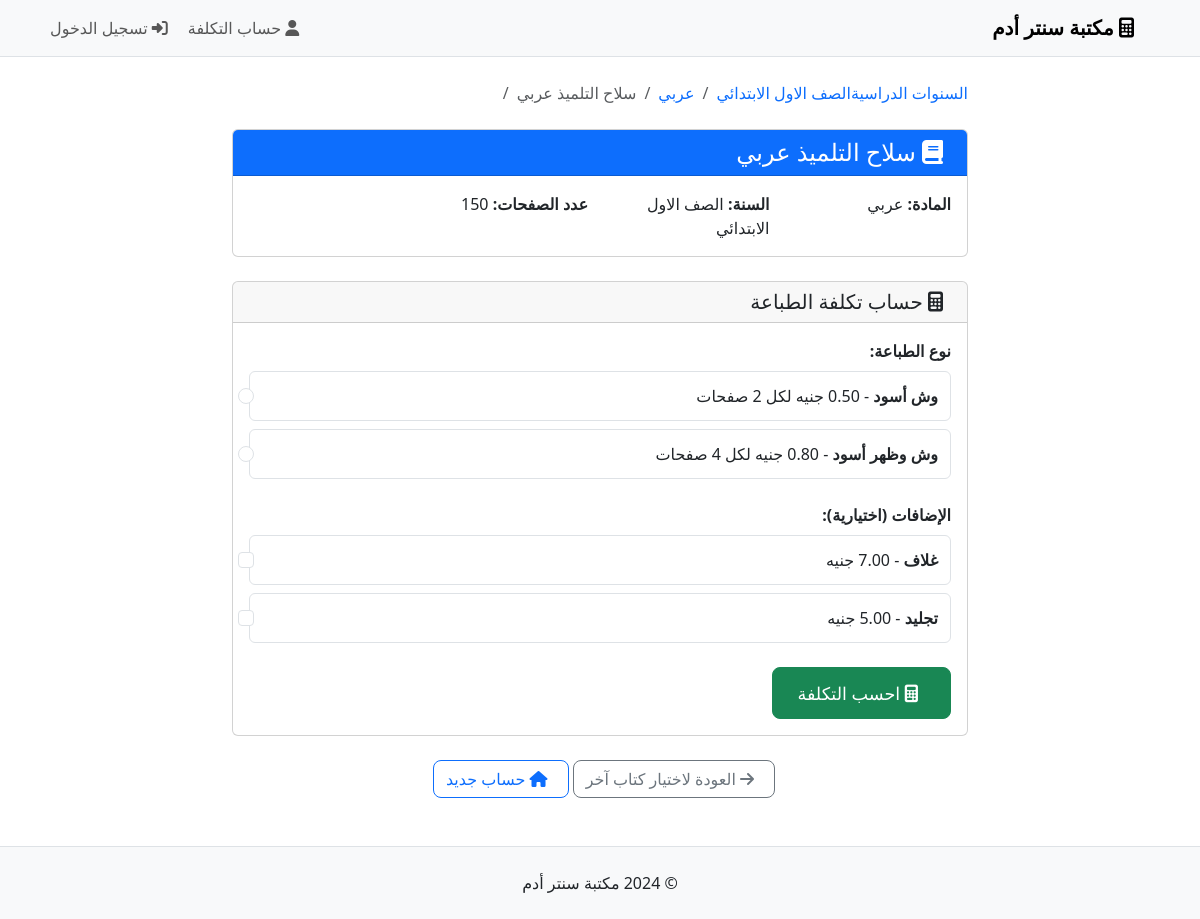
Screenshot of /user/book/1 with the database file from the repository.
### models.py (models this page shows, shortened)
class AcademicYear(db.Model):
    __tablename__ = 'academic_years'
    id = Column(Integer, primary_key=True)
    name = Column(String(100), nullable=False, unique=True)
    description = Column(Text)
    is_active = Column(Boolean, default=True)
    subjects = relationship('Subject', backref='academic_year', lazy=True, cascade='all, delete-orphan')

class Subject(db.Model):
    __tablename__ = 'subjects'
    id = Column(Integer, primary_key=True)
    name = Column(String(100), nullable=False)
    description = Column(Text)
    is_active = Column(Boolean, default=True)
    year_id = Column(Integer, ForeignKey('academic_years.id'), nullable=False)
    books = relationship('Book', backref='subject', lazy=True, cascade='all, delete-orphan')

class Book(db.Model):
    __tablename__ = 'books'
    id = Column(Integer, primary_key=True)
    name = Column(String(200), nullable=False)
    page_count = Column(Integer, nullable=False)
    description = Column(Text)
    is_active = Column(Boolean, default=True)
    subject_id = Column(Integer, ForeignKey('subjects.id'), nullable=False)

class PrintingPrice(db.Model):
    __tablename__ = 'printing_prices'
    id = Column(Integer, primary_key=True)
    name = Column(String(100), nullable=False, unique=True)  # e.g., "وش أسود", "وش وظهر أسود"
    price_per_unit = Column(Float, nullable=False)
    pages_per_unit = Column(Integer, nullable=False)  # How many pages per unit (2 for single-sided, 4 for double-sided)
    description = Column(Text)
    is_active = Column(Boolean, default=True)

class AddOn(db.Model):
    __tablename__ = 'addons'
    id = Column(Integer, primary_key=True)
    name = Column(String(100), nullable=False, unique=True)
    price = Column(Float, nullable=False)
    description = Column(Text)
    is_active = Column(Boolean, default=True)

### routes.py (the view)
@app.route('/user/book/<int:book_id>')
def user_calculate_cost(book_id):
    book = Book.query.get_or_404(book_id)
    printing_prices = PrintingPrice.query.filter_by(is_active=True).all()
    addons = AddOn.query.filter_by(is_active=True).all()
    return render_template('user/calculate_cost.html', book=book, printing_prices=printing_prices, addons=addons)

### templates/user/calculate_cost.html (shortened to what this page needs)
{% extends "base.html" %}
{% block content %}
<div class="row justify-content-center">
    <div class="col-lg-8">
        <nav aria-label="breadcrumb" class="mb-4">
            <ol class="breadcrumb">
                <li class="breadcrumb-item"><a href="{{ url_for('user_select_year') }}">السنوات الدراسية</a></li>
                <li class="breadcrumb-item"><a href="{{ url_for('user_select_subject', year_id=book.subject.year_id) }}">{{ book.subject.academic_year.name }}</a></li>
                <li class="breadcrumb-item"><a href="{{ url_for('user_select_book', subject_id=book.subject_id) }}">{{ book.subject.name }}</a></li>
                <li class="breadcrumb-item active">{{ book.name }}</li>
            </ol>
        </nav>
        <div class="card mb-4">
            <div class="card-header bg-primary text-white">
                <h4 class="mb-0">
                    <i class="fas fa-book me-2"></i>
                    {{ book.name }}
                </h4>
            </div>
            <div class="card-body">
                <div class="row">
                    <div class="col-md-3">
                        <strong>المادة:</strong> {{ book.subject.name }}
                    </div>
                    <div class="col-md-3">
                        <strong>السنة:</strong> {{ book.subject.academic_year.name }}
                    </div>
                    <div class="col-md-3">
                        <strong>عدد الصفحات:</strong> {{ book.page_count }}
                    </div>
                    <div class="col-md-3">
                    </div>
                </div>
            </div>
        </div>
        <div class="card mb-4">
            <div class="card-header">
                <h5 class="mb-0">
                    <i class="fas fa-calculator me-2"></i>
                    حساب تكلفة الطباعة
                </h5>
            </div>
            <div class="card-body">
                <form method="POST" action="{{ url_for('calculate_cost') }}" id="calculationForm">
                    <div class="mb-4">
                        <label class="form-label"><strong>نوع الطباعة:</strong></label>
                        {% for price in printing_prices %}
                        <div class="form-check">
                            <input class="form-check-input" type="radio" name="printing_price_id"
                                   id="price{{ price.id }}" value="{{ price.id }}" required>
                            <label class="form-check-label" for="price{{ price.id }}">
                                <strong>{{ price.name }}</strong> - {{ "%.2f"|format(price.price_per_unit) }} جنيه لكل {{ price.pages_per_unit }} صفحات
                            </label>
                        </div>
                        {% endfor %}
                    </div>
                    {% if addons %}
                    <div class="mb-4">
                        <label class="form-label"><strong>الإضافات (اختيارية):</strong></label>
                        {% for addon in addons %}
                        <div class="form-check">
                            <input class="form-check-input" type="checkbox" name="addons"
                                   id="addon{{ addon.id }}" value="{{ addon.id }}">
                            <label class="form-check-label" for="addon{{ addon.id }}">
                                <strong>{{ addon.name }}</strong> - {{ "%.2f"|format(addon.price) }} جنيه
                            </label>
                        </div>
                        {% endfor %}
                    </div>
                    {% endif %}
                    <button type="submit" class="btn btn-success btn-lg">
                        <i class="fas fa-calculator me-2"></i>
                        احسب التكلفة
                    </button>
                </form>
            </div>
        </div>
        <div class="text-center mt-4">
            <a href="{{ url_for('user_select_book', subject_id=book.subject_id) }}" class="btn btn-outline-secondary">
                <i class="fas fa-arrow-right me-2"></i>
                العودة لاختيار كتاب آخر
            </a>
            <a href="{{ url_for('user_select_year') }}" class="btn btn-outline-primary ms-2">
                <i class="fas fa-home me-2"></i>
                حساب جديد
            </a>
        </div>
    </div>
</div>
{% endblock %}

### static/css/style.css (style rules this page uses)
body { font-family: 'Segoe UI', Tahoma, Geneva, Verdana, sans-serif; background-color: #ffffff; color: #212529; }
[dir="rtl"] { text-align: right; }
.card { transition: all 0.3s ease; }
.btn { border-radius: 8px; font-weight: 500; }
.btn-lg { padding: 12px 24px; font-size: 1.1rem; }
.form-check { padding: 0.75rem; margin-bottom: 0.5rem; border: 1px solid #dee2e6; border-radius: 0.375rem; transition: all 0.3s ease; }
.breadcrumb { background-color: transparent; padding: 0; margin-bottom: 1rem; }
.breadcrumb-item a { color: #0d6efd; text-decoration: none; }
.card-header i { margin-right: 0.5rem; }

### rows the page displays
AcademicYear: subject.academic_year.name "الصف الاول الابتدائي"
Subject: subject.name "عربي"
Book: name "سلاح التلميذ عربي", page_count "150"
PrintingPrice: name "وش أسود", price_per_unit "0.50"
PrintingPrice: name "وش وظهر أسود"
AddOn: name "غلاف"
AddOn: name "تجليد"
